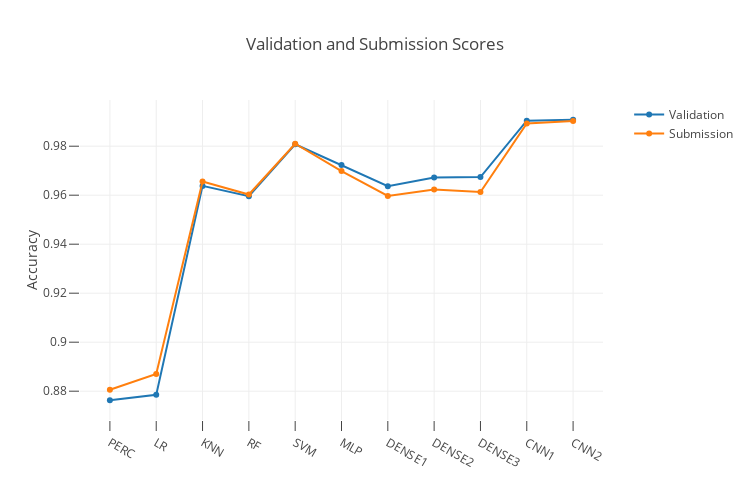

Notebook code cell kept with this figure:
### Code cell
trace1 = go.Scatter(x = list_classifiers, y = val_scores,
                   name="Validation", text = list_classifiers)
trace2 = go.Scatter(x = list_classifiers, y = test_scores,
                   name="Submission", text = list_classifiers)

data = [trace1, trace2]

layout = dict(title = "Validation and Submission Scores", 
              xaxis=dict(ticklen=10, zeroline= False),
              yaxis=dict(title = "Accuracy", side='left', ticklen=10,),                                  
              legend=dict(orientation="v", x=1.05, y=1.0),
              autosize=False, width=750, height=500,
              )

fig = dict(data = data, layout = layout)
iplot(fig)

### Figure 1 — Plotly figure (JSON) as saved in the notebook; plotly's stock layout.template omitted (floating-point values rounded to 4 significant figures)
{"data": [{"name": "Validation", "text": ["PERC", "LR", "KNN", "RF", "SVM", "MLP", "DENSE1", "DENSE2", "DENSE3", "CNN1", "CNN2"], "type": "scatter", "uid": "58a5f819-cd83-4626-87d4-9d8abaad1e4a", "x": ["PERC", "LR", "KNN", "RF", "SVM", "MLP", "DENSE1", "DENSE2", "DENSE3", "CNN1", "CNN2"], "y": [0.8763, 0.8785, 0.9638, 0.9596, 0.9808, 0.9723, 0.9637, 0.9672, 0.9674, 0.9904, 0.9908]}, {"name": "Submission", "text": ["PERC", "LR", "KNN", "RF", "SVM", "MLP", "DENSE1", "DENSE2", "DENSE3", "CNN1", "CNN2"], "type": "scatter", "uid": "c8c828cf-4d28-4397-bcf0-a48218f6b3a6", "x": ["PERC", "LR", "KNN", "RF", "SVM", "MLP", "DENSE1", "DENSE2", "DENSE3", "CNN1", "CNN2"], "y": [0.8806, 0.887, 0.9656, 0.9603, 0.981, 0.9698, 0.9597, 0.9623, 0.9613, 0.9893, 0.9903]}], "layout": {"autosize": false, "height": 500, "legend": {"orientation": "v", "x": 1.05, "y": 1.0}, "title": {"text": "Validation and Submission Scores"}, "width": 750, "xaxis": {"ticklen": 10, "zeroline": false}, "yaxis": {"side": "left", "ticklen": 10, "title": {"text": "Accuracy"}}}}
